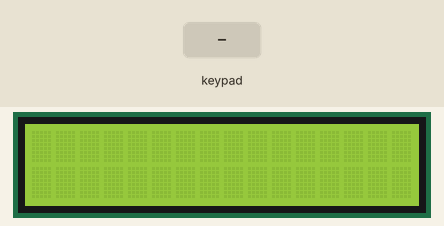
The sketch below on a simulated Arduino Uno, built with avr-gcc and run on an emulated ATmega328P. Shown: 16×2 character LCD. The inputs (shaded band) are chosen by the test bench. What the sketch prints to the serial monitor is not drawn.

Above: at 1.2 s.
1.3 s: keypad keys 9 8 7 6 A pressed 0.4 s apart
At 3.8 s:
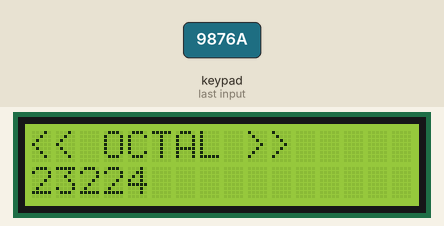
4.8 s: key 'B' pressed
At 5.5 s:
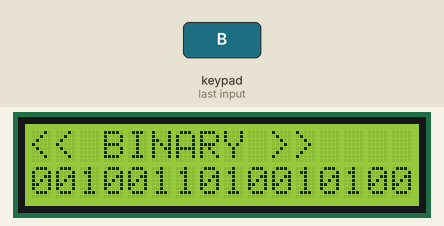
6.3 s: key 'C' pressed
At 7.2 s:
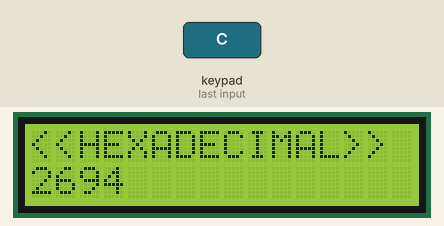
7.8 s: keypad keys 9 8 7 6 * pressed 0.4 s apart
At 10.6 s:
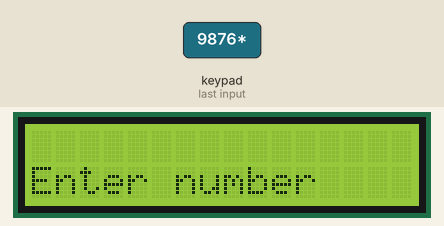
11.3 s: key 'D' pressed
At 12.5 s:
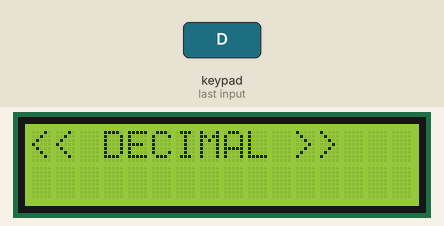
12.8 s: key '*' pressed
At 14.2 s:
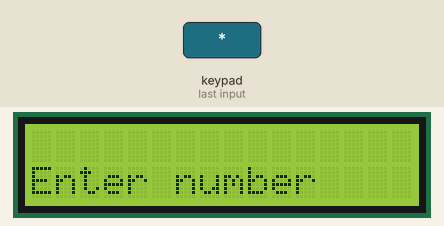
Timing chart, 0 to 15.3 s (numbered marks = the images above; inputs shaded):
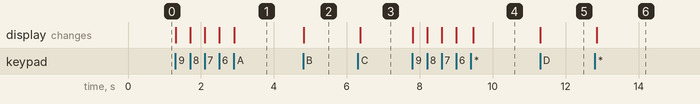

Measured:
- after the input at 1.3 s, the display: first changes at once (image 1 shows a later state)
- after the input at 4.8 s, the display: changes at once (image 2)
- after the input at 6.3 s, the display: changes after 0.07 s (image 3)
- after the input at 7.8 s, the display: first changes at once (image 4 shows a later state)
- after the input at 11.3 s, the display: changes at once (image 5)
- after the input at 12.8 s, the display: changes after 0.06 s (image 6)

The sketch:

converter.ino
```cpp
/*
  circuit connection:
 * LCD RS pin to digital pin 5
 * LCD Enable pin to digital pin 4
 * LCD D4 pin to digital pin 3
 * LCD D5 pin to digital pin 2
 * LCD D6 pin to digital pin A4
 * LCD D7 pin to digital pin A5
 * LCD R/W pin to ground
 * LCD VSS pin to ground
 * LCD VCC pin to 5V
 * 10K resistor:
 * ends to +5V and ground
 * wiper to LCD VO pin (pin 3)

 */

#include <Keypad.h>
#include <LiquidCrystal.h>

// initialize the lcd
LiquidCrystal lcd(5, 4, 3, 2, A4, A5);

String numberDisplay = "";
int TempNum = 0;

// Mapping byte keys
const byte ROWS = 4; // four rows
const byte COLS = 4; // three columns
char keys[ROWS][COLS] = {
    {'1', '2', '3', 'A'},
    {'4', '5', '6', 'B'},
    {'7', '8', '9', 'C'},
    {'*', '0', '#', 'D'}};
byte rowPins[ROWS] = {A0, A1, 11, 10}; // connect to the row pinouts of the keypad
byte colPins[COLS] = {9, 8, 7, 6};     // connect to the column pinouts of the keypad
int LCDCol = 0;
int LCDRow = 0;

Keypad keypad = Keypad(makeKeymap(keys), rowPins, colPins, ROWS, COLS);

void setup()
{
    // set up the LCD's number of columns and rows:
    Serial.begin(9600);
    lcd.begin(16, 2);
    lcd.setCursor(LCDCol, LCDRow);
}

void loop()
{
    char key = keypad.getKey();

    if (key == '1')
    {
        lcd.print("1");
        delay(50);
        numberDisplay += "1";
    }
    else if (key == '2')
    {
        lcd.print("2");
        delay(50);
        numberDisplay += "2";
    }
    else if (key == '3')
    {
        lcd.print("3");
        delay(50);
        numberDisplay += "3";
    }
    else if (key == '4')
    {
        lcd.print("4");
        delay(50);
        numberDisplay += "4";
    }
    else if (key == '5')
    {
        lcd.print("5");
        delay(50);
        numberDisplay += "5";
    }
    else if (key == '6')
    {
        lcd.print("6");
        delay(50);
        numberDisplay += "6";
    }
    else if (key == '7')
    {
        lcd.print("7");
        delay(50);
        numberDisplay += "7";
    }
    else if (key == '8')
    {
        lcd.print("8");
        delay(50);
        numberDisplay += "8";
    }
    else if (key == '9')
    {
        lcd.print("9");
        delay(50);
        numberDisplay += "9";
    }
    else if (key == '0')
    {
        lcd.print("0");
        delay(50);
        numberDisplay += "0";
    }
    else if (key == 'A')
    {
        lcd.clear();
        lcd.print("<< OCTAL >>");
        lcd.setCursor(0, 1);
        int num = numberDisplay.toInt();
        TempNum = ConvertDecimalToBase(num, 8);
        Serial.println(num);
        lcd.print(TempNum);
    }
    else if (key == 'B')
    {
        lcd.clear();
        lcd.print("<< BINARY >>");
        lcd.setCursor(0, 1);
        int num = numberDisplay.toInt();
        for (int i = 15; i >= 0; i--)
        {
            lcd.print((num >> i & 1));
        }
        Serial.println(num);
    }
    else if (key == 'C')
    {
        delay(50);
        lcd.clear();
        lcd.print("<<HEXADECIMAL>>");
        lcd.setCursor(0, 1);
        int num = numberDisplay.toInt();
        ConvertDecimalToHex(num);
        Serial.println(num);
    }
    else if (key == 'D')
    {
        lcd.clear();
        lcd.print("<< DECIMAL >>");
        lcd.setCursor(0, 1);
        lcd.print(numberDisplay);
        delay(1000);
    }
    else if (key == 42)
    {
        numberDisplay = "";
        delay(50);
        lcd.clear();
        lcd.setCursor(0, 1);
        lcd.print("Enter number");
        lcd.setCursor(0, 0);
    }

    // Serial.println(key==42);
}

// Method for converting to with specified base
int ConvertDecimalToBase(int n, int b)
{
    int r = 0, digitPos = 1;
    while (n)
    {
        r += (n % b) * digitPos;
        n /= b;
        digitPos *= 10;
    }
    return r;
}

void ConvertDecimalToHex(long int n)
{
    String hex = "";
    long int rem[50], i = 0, length = 0;
    while (n > 0)
    {
        rem[i] = n % 16;
        n = n / 16;
        i++;
        length++;
    }
    for (i = length - 1; i >= 0; i--)
    {
        switch (rem[i])
        {
        case 10:
            hex += "A";
            break;
        case 11:
            hex += "B";
            break;
        case 12:
            hex += "C";
            break;
        case 13:
            hex += "D";
            break;
        case 14:
            hex += "E";
            break;
        case 15:
            hex += "F";
            break;
        default:
            hex += rem[i];
        }
    }
    lcd.print(hex);
}
```
